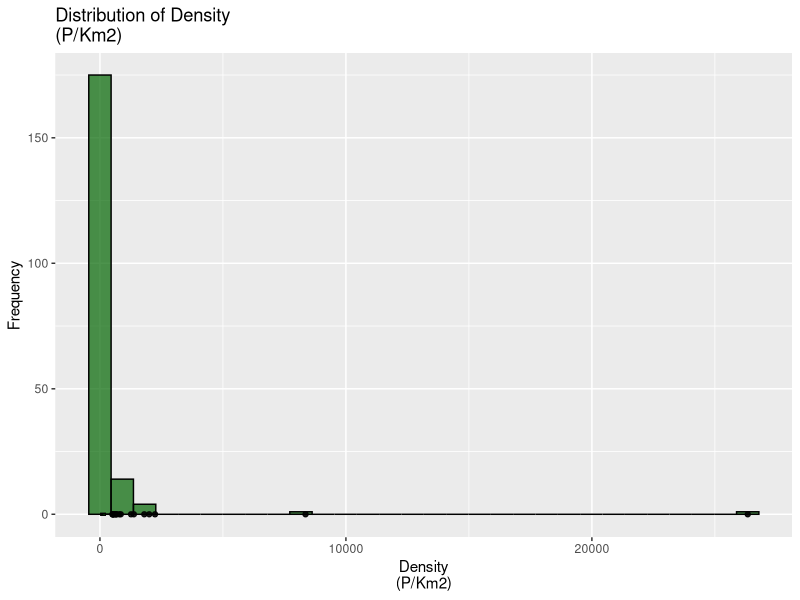
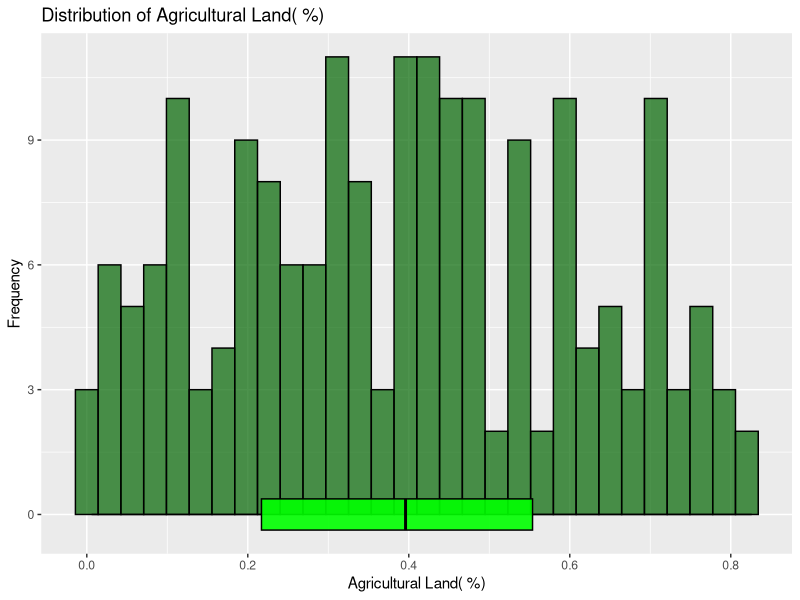
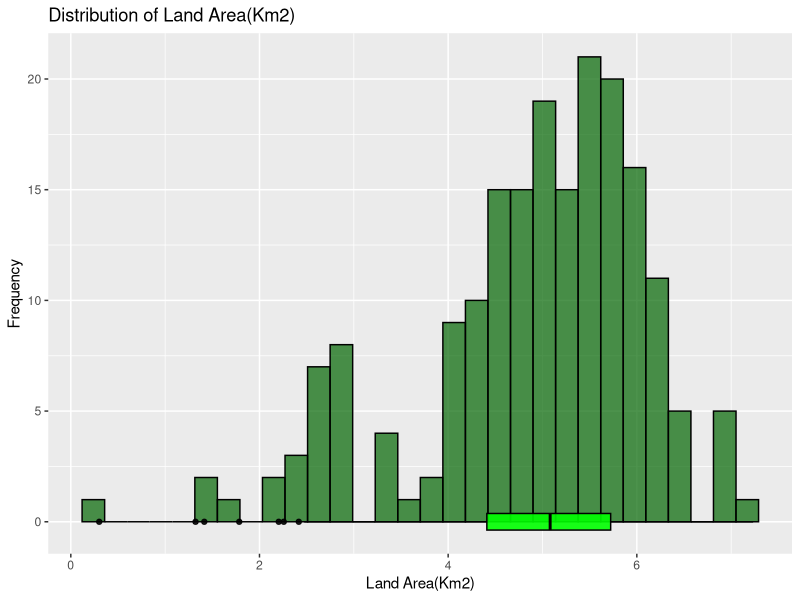
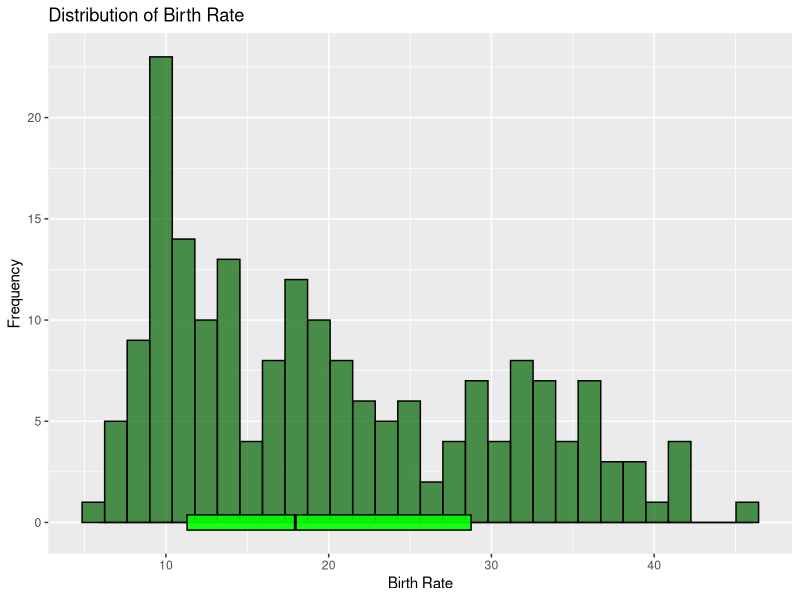
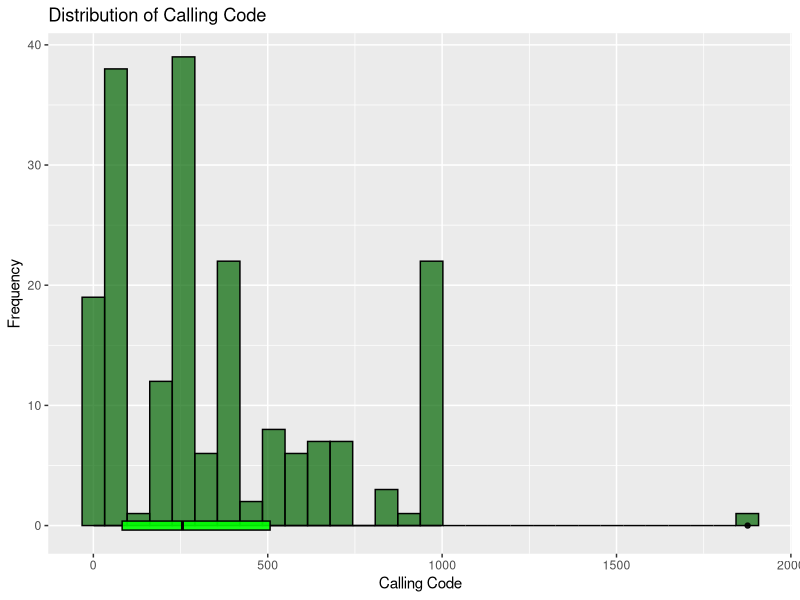
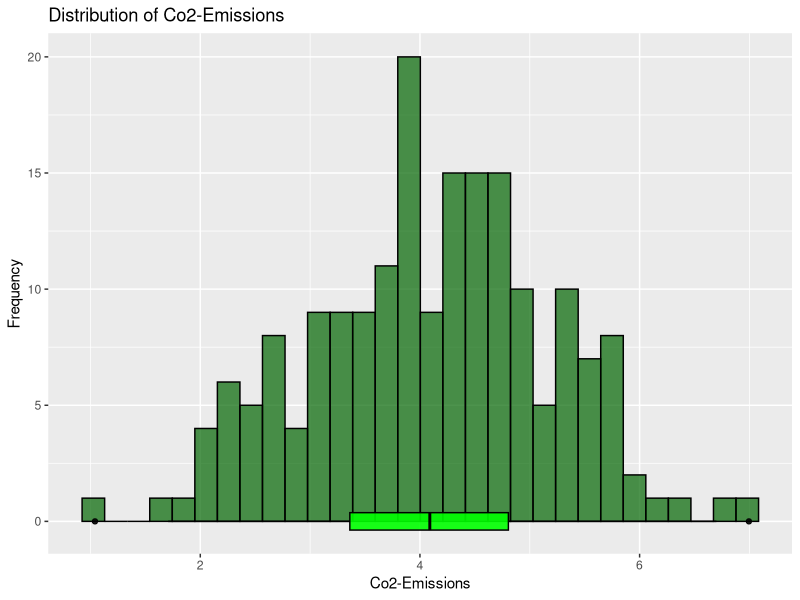
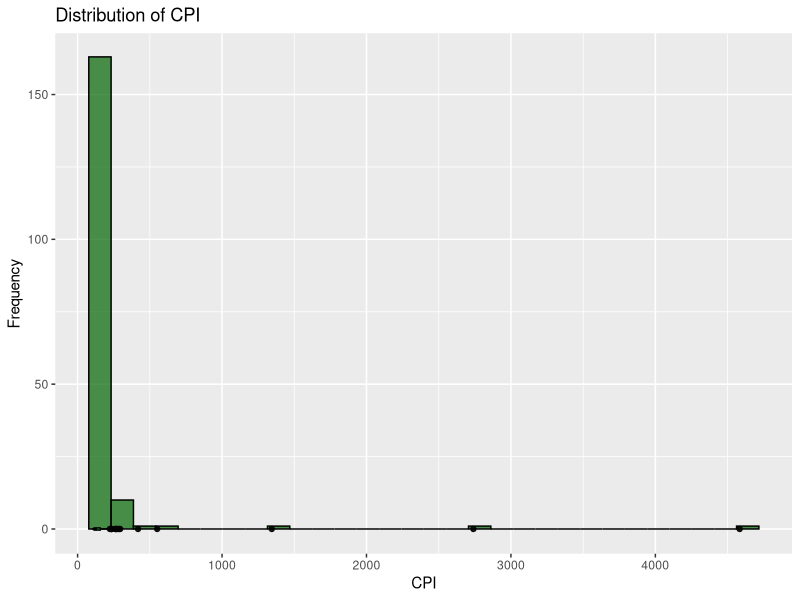
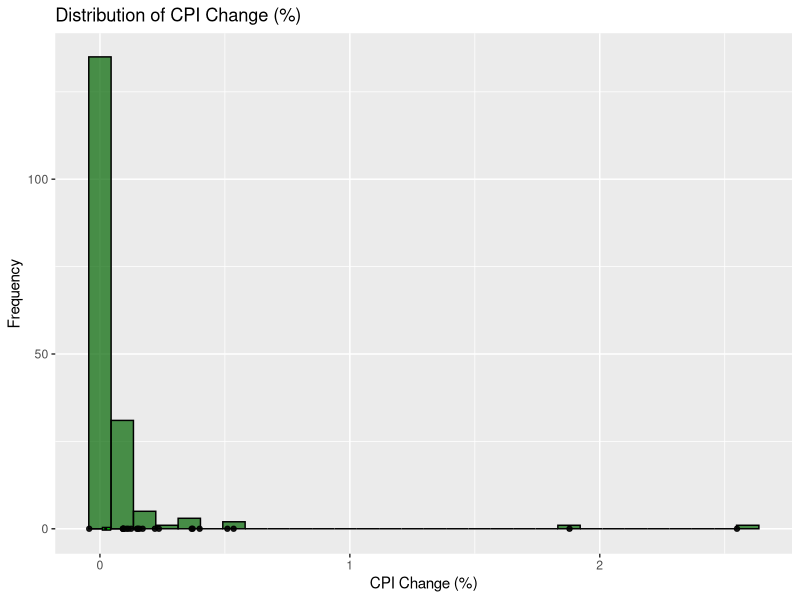

The R script that drew these images, in order: (Note: this script raises an error after producing the figures.)
## ---- chunk 1
knitr::opts_chunk$set(echo = TRUE)
## ---- chunk 2
library(readxl)
DataSet <- read_excel("WorldData_whole.xlsx")
#View(DataSet)
GDP = DataSet$GDP
## ---- chunk 3
DataSet$GDP = log10(DataSet$GDP)
DataSet$Population = log10(DataSet$Population)
DataSet$Urban_population = log10(DataSet$Urban_population)
DataSet$`Land Area(Km2)` = log10(DataSet$`Land Area(Km2)`)
DataSet$`Co2-Emissions` = log10(DataSet$`Co2-Emissions`)
DataSet$`Armed Forces size` = log10(DataSet$`Armed Forces size`)

GDP = DataSet$GDP

#Check the popularity of the tracks in that year
#ABStable <- table(GDP)
#RELtable <- prop.table(ABStable)
#ABStable
#RELtable

## ---- chunk 4
library(ggplot2)
suppressWarnings(library(ggplot2))
for (name in names(DataSet)) {
  if (name != "Armed Forces size"){
    variable <- DataSet[[name]]
    FPlot <- ggplot(DataSet, aes(x = variable)) +
      geom_histogram(alpha = 0.7, fill = "darkgreen", color = "black") +
      geom_boxplot(alpha = 0.9, fill = "green", color = "black") +
      labs(title = sprintf("Distribution of %s", name), x = sprintf("%s", name), y = "Frequency")
    
    print(FPlot)
  }
    
  }


## ---- chunk 5
#NDataSet = DataSet[Popularity >50,]
NDataSet = DataSet
for (name in names(NDataSet)) {
   if (name != "Armed Forces size"){
    variable = NDataSet[[name]]
    SPlot = plot(GDP,variable, xlab = "GDP", ylab = sprintf("%s", name))
    print(SPlot)
  
    RegressionModel <- lm(GDP ~ variable, data=NDataSet)
    abline(RegressionModel)
   }
  }

## ---- chunk 6
#cov(NDataSet$track_popularity, NDataSet$energy)
#cov(NDataSet)
#cor(NDataSet$track_popularity, NDataSet$energy)
DataSet$`Armed Forces size` = NULL
cor(DataSet,use = "complete.obs")
## ---- chunk 7
#View(NDataSet)
for (name in names(NDataSet)) {
    variable = NDataSet[[name]]
    RegressionModel <- lm(GDP ~ variable, data=NDataSet) 
    par(mfrow=c(2,2)) 
    plot(RegressionModel)    
  }

